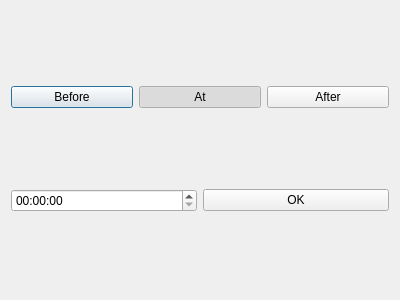
<?xml version="1.0" encoding="UTF-8"?>
<ui version="4.0">
 <class>TimeInputDialog</class>
 <widget class="QDialog" name="TimeInputDialog">
  <property name="geometry">
   <rect>
    <x>0</x>
    <y>0</y>
    <width>400</width>
    <height>300</height>
   </rect>
  </property>
  <property name="windowTitle">
   <string>Dialog</string>
  </property>
  <layout class="QVBoxLayout" name="verticalLayout">
   <item>
    <layout class="QHBoxLayout" name="horizontalLayout">
     <item>
      <widget class="QPushButton" name="pb_before">
       <property name="text">
        <string>Before</string>
       </property>
       <property name="checkable">
        <bool>true</bool>
       </property>
       <property name="autoExclusive">
        <bool>true</bool>
       </property>
      </widget>
     </item>
     <item>
      <widget class="QPushButton" name="pb_at">
       <property name="text">
        <string>At</string>
       </property>
       <property name="checkable">
        <bool>true</bool>
       </property>
       <property name="checked">
        <bool>true</bool>
       </property>
       <property name="autoExclusive">
        <bool>true</bool>
       </property>
      </widget>
     </item>
     <item>
      <widget class="QPushButton" name="pb_after">
       <property name="text">
        <string>After</string>
       </property>
       <property name="checkable">
        <bool>true</bool>
       </property>
       <property name="autoExclusive">
        <bool>true</bool>
       </property>
      </widget>
     </item>
    </layout>
   </item>
   <item>
    <layout class="QHBoxLayout" name="horizontalLayout_2">
     <item>
      <widget class="QTimeEdit" name="timeEdit"/>
     </item>
     <item>
      <widget class="QPushButton" name="pushButton">
       <property name="text">
        <string>OK</string>
       </property>
      </widget>
     </item>
    </layout>
   </item>
  </layout>
 </widget>
 <resources/>
 <connections/>
</ui>
